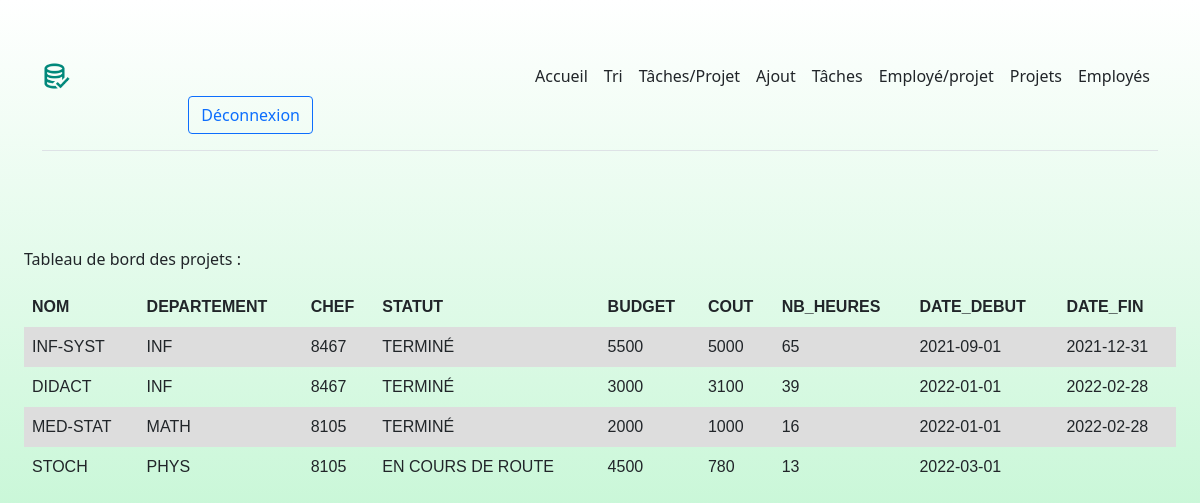
The app's page /projects.php (signed in) with its own data.
### tables this page shows
CREATE TABLE Projet(
   NOM         VARCHAR(64) NOT NULL PRIMARY KEY
  ,DEPARTEMENT VARCHAR(64) NOT NULL
  ,DATE_DEBUT  DATE NOT NULL
  ,CHEF        INTEGER UNSIGNED NOT NULL
  ,BUDGET      INTEGER
  ,COUT        INTEGER 
  ,DATE_FIN    DATE
  ,FOREIGN KEY (DEPARTEMENT) REFERENCES Departement(NOM)
  ,FOREIGN KEY (CHEF) REFERENCES Employe(NO)
);

### functions.php (the view, shortened to what this page needs)
<?php
function printTable($tuples, $columns){
    echo("<table>");
    echo("<tr>");
    foreach($columns as $column):
        echo("<th>" . $column[0] . "</th>");
    endforeach;
    echo("</tr>");
    foreach ($tuples as $tuple) :
        echo("<tr>");
        for($i=0;$i<count($tuple)/2;$i++):
            echo("<td>" . $tuple[$i] . "</td>");
        endfor;
        echo("</tr>");
    endforeach;
    echo("</table>");
}
function sqlQuery($query, $db){
  try {
    if($db->inTransaction()):
      die("Base de données déjà en transaction");
    else:
      $db->beginTransaction();
      $statement = $db->prepare($query);
      $statement->execute();
      $db->commit();
      return $statement->fetchAll();
    endif;
  } catch (\PDOException $e) {
    $db->rollBack();
    die($e->getMessage());
  }
}
?>

### index.css (style rules this page uses)
body { padding-top: 40px; background: -webkit-gradient(linear, left top, left bottom, from(#fff), to(rgba(60, 226, 113, 0.432))) fixed; }

### functions.php (style rules this page uses)
table { font-family: arial, sans-serif; border-collapse: collapse; width: 100%; }
td, th { text-align: left; padding: 8px; }
tr:nth-child(even) { background-color: #dddddd; }

### records on screen
projet: NOM "INF-SYST", DEPARTEMENT "INF", CHEF "8467", i "TERMINÉ", BUDGET "5500", i "5000", i "65", DATE_DEBUT "2021-09-01", DATE_FIN "2021-12-31"
projet: NOM "DIDACT", DEPARTEMENT "INF", CHEF "8467", i "TERMINÉ", BUDGET "3000", i "3100", i "39", DATE_DEBUT "2022-01-01", DATE_FIN "2022-02-28"
projet: NOM "MED-STAT", DEPARTEMENT "MATH", CHEF "8105", i "TERMINÉ", BUDGET "2000", i "1000", i "16", DATE_DEBUT "2022-01-01", DATE_FIN "2022-02-28"
projet: NOM "STOCH", DEPARTEMENT "PHYS", CHEF "8105", i "EN COURS DE ROUTE", BUDGET "4500", i "780", i "13", DATE_DEBUT "2022-03-01"

### other values on screen
$column[0] "NOM"
$column[0] "DEPARTEMENT"
$column[0] "CHEF"
$column[0] "STATUT"
$column[0] "BUDGET"
$column[0] "COUT"
$column[0] "NB_HEURES"
$column[0] "DATE_DEBUT"
$column[0] "DATE_FIN"
